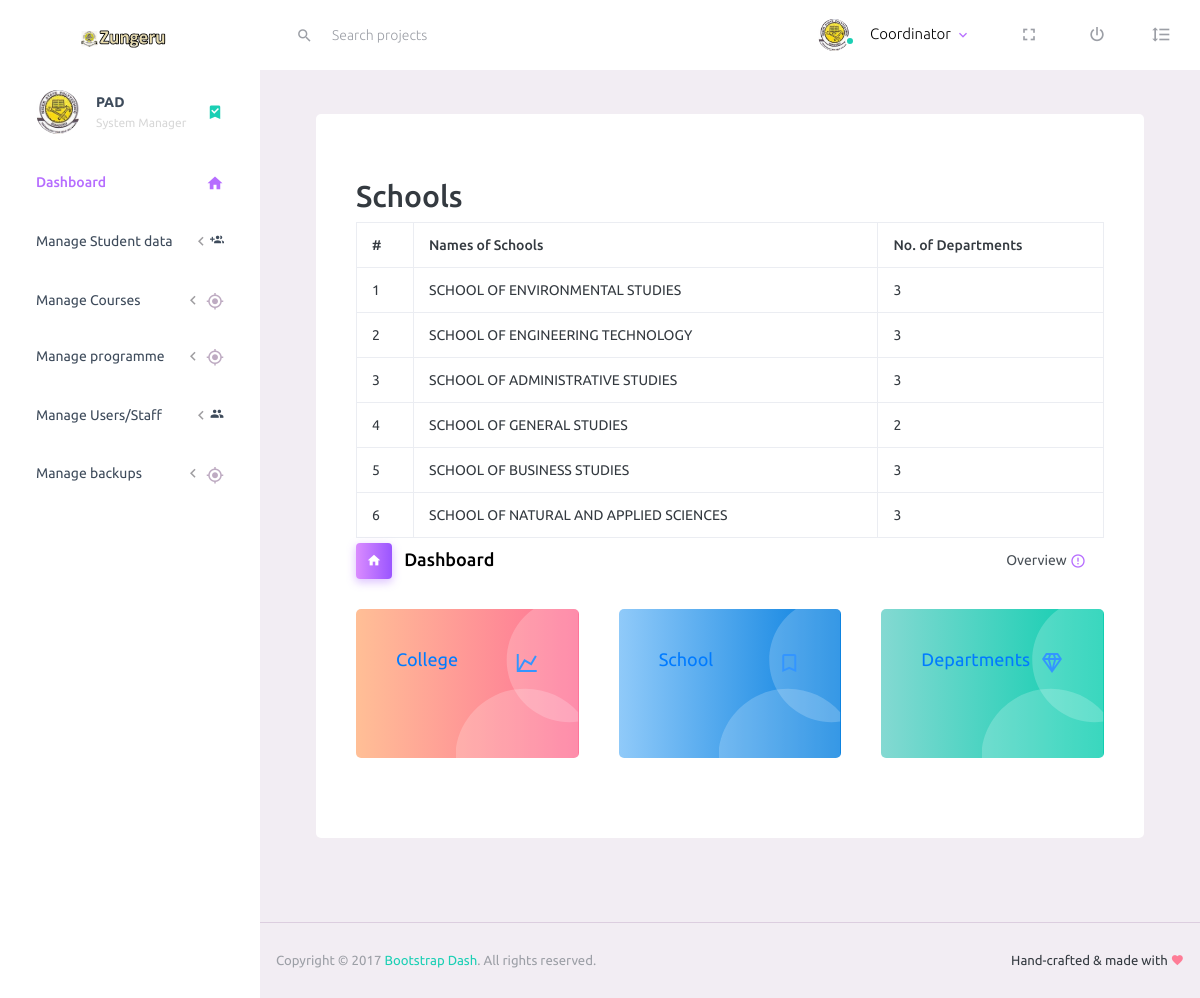
/RCS/RMSZ/smanage.php?dashschl (signed in), run on the app's committed database.
### tables this page shows
CREATE TABLE `schools` (
  `schl_id` int(11) NOT NULL AUTO_INCREMENT,
  `school` text NOT NULL,
  `schoolcode` varchar(10) NOT NULL,
  `college_id` int(11) NOT NULL,
  PRIMARY KEY (`schl_id`)
);

### RCS/RMSZ/smanage.php (the view, shortened to what this page needs)
<?php
$departmentcode = $_SESSION['deptcode'];
?>
<!DOCTYPE html>
<html lang="en">
<head>
  <link rel="stylesheet" href="../../vendors/iconfonts/mdi/css/materialdesignicons.min.css">
  <link rel="stylesheet" href="../../vendors/css/vendor.bundle.base.css">
  <link rel="stylesheet" href="../../css/style.css">
</head>
<body>
  <div class="container-scroller">
    <nav class="navbar default-layout-navbar col-lg-12 col-12 p-0 fixed-top d-flex flex-row">
      <div class="text-center navbar-brand-wrapper d-flex align-items-center justify-content-center">
        <a class="navbar-brand brand-logo" href=""><img src="../../imagess/logo.svg" alt="logo"/></a>
      </div>
      <div class="navbar-menu-wrapper d-flex align-items-stretch">
        <div class="search-field d-none d-md-block">
          <form class="d-flex align-items-center h-100" action="#">
            <div class="input-group">
              <div class="input-group-prepend bg-transparent">
                  <i class="input-group-text border-0 mdi mdi-magnify"></i>
              </div>
              <input type="text" class="form-control bg-transparent border-0" placeholder="Search projects">
            </div>
          </form>
        </div>
        <ul class="navbar-nav navbar-nav-right">
          <li class="nav-item nav-profile dropdown">
            <a class="nav-link dropdown-toggle" id="profileDropdown" href="#" data-toggle="dropdown" aria-expanded="false">
              <div class="nav-profile-img">
                <img src="../../imagess/faces/face1.jpg" alt="image">
                <span class="availability-status online"></span>
              </div>
              <div class="nav-profile-text">
                <p class="mb-1 text-black">
                  <?php
                  if(@$_SESSION['MM_Usernames'] == True)
                  {
                    echo $_SESSION['MM_Usernames'];
                  }
                  ?>
                </p>
              </div>
            </a>
          </li>
          <li class="nav-item d-none d-lg-block full-screen-link">
            <a class="nav-link">
              <i class="mdi mdi-fullscreen" id="fullscreen-button"></i>
            </a>
          </li>
          <li class="nav-item nav-logout d-none d-lg-block">
            <a class="nav-link" href="logout.php">
              <i class="mdi mdi-power"></i>
            </a>
          </li>
          <li class="nav-item nav-settings d-none d-lg-block">
            <a class="nav-link" href="#">
              <i class="mdi mdi-format-line-spacing"></i>
            </a>
          </li>
        </ul>
      </div>
    </nav>
    <div class="container-fluid page-body-wrapper">
     <?php require_once('newmenus_manage.php');?>
      <div class="main-panel">
        <div class="content-wrapper">
        <div class="col-lg-12 grid-margin stretch-card">
              <div class="card">
                <div class="card-body">
  <?php
     $prgqry =  dept_function($logs);
     $schlsqry = schl_function($logs);
  if(isset($_GET['dashdept']))
        {
          ?>
            <h2>Departments</h2>
            <table  class="table table-bordered">
            <thead>
            <tr>
            <th>#</th>
            <th>Names of Department</th>
            <th>No. of Programmes</th>
            </tr>
            </thead>
            <tbody>
            <?php $i = 0;
            while($prgasc = mysqli_fetch_assoc($prgqry))
            {
                $i++;
                ?>
                <tr>
                <td><?php echo $i;?></td>
                <td><?php echo $prgasc['name'];?></td>
                <td><?php
                $progno =  progs_function($logs, $prgasc['dept_id']);
               $progno = mysqli_num_rows($progno);
               echo $progno;
                ?></td>
                </tr>
                <?php
            }
            ?>
            <tbody>
            </table>
  <?php }
      elseif(isset($_GET['dashschl']))
      {?>
            <h2>Schools</h2>
            <table  class="table table-bordered">
            <thead>
            <tr>
            <th>#</th>
            <th>Names of Schools</th>
            <th>No. of Departments</th>
            </tr>
            </thead>
            <tbody>
            <?php $i = 0;
            while($schls = mysqli_fetch_assoc($schlsqry))
            {
                $i++;
                ?>
                <tr>
                <td><?php echo $i;?></td>
                <td><?php echo $schls['school'];?></td>
                <td><?php
                $depteno = depts_function($logs, $schls['schl_id']);
                $depteno = mysqli_num_rows($depteno);
                echo $depteno;
                ?></td>
                </tr>
                <?php
            }
            ?>
            </table>
  <?php }
    ?>
       <div class="page-header">
            <h3 class="page-title">
              <span class="page-title-icon bg-gradient-primary text-white mr-2">
                <i class="mdi mdi-home"></i>
              </span>
              Dashboard
            </h3>
            <nav aria-label="breadcrumb">
              <ul class="breadcrumb">
                <li class="breadcrumb-item active" aria-current="page">
                  <span></span>Overview
                  <i class="mdi mdi-alert-circle-outline icon-sm text-primary align-middle"></i>
                </li>
              </ul>
            </nav>
          </div>
          <div class="row">
            <div class="col-md-4 stretch-card grid-margin">
              <div class="card bg-gradient-danger card-img-holder text-white">
                <div class="card-body">
                <a href="smanage.php?dashcolg">
                  <img src="../../imagess/dashboard/circle.svg" class="card-img-absolute" alt="circle-image"/>
                  <h4 class="font-weight-normal mb-3">College
                  </h4>
                  </a>
                </div>
              </div>
            </div>
            <div class="col-md-4 stretch-card grid-margin">
              <div class="card bg-gradient-info card-img-holder text-white">
                <div class="card-body">
                <a href="smanage.php?dashschl">
                  <img src="../../imagess/dashboard/circle.svg" class="card-img-absolute" alt="circle-image"/>
                  <h4 class="font-weight-normal mb-3">School
                  </h4>
                  </a>
                </div>
              </div>
            </div>
            <div class="col-md-4 stretch-card grid-margin">
              <div class="card bg-gradient-success card-img-holder text-white">
                <div class="card-body">
                <a href="smanage.php?dashdept">
                <img src="../../imagess/dashboard/circle.svg" class="card-img-absolute" alt="circle-image"/>
                  <h4 class="font-weight-normal mb-3">Departments
                  </h4>
                  </a>
                </div>
              </div>
            </div>
          </div>
       </div>
    </div>
</div>
        </div>
        <footer class="footer">
          <div class="d-sm-flex justify-content-center justify-content-sm-between">
            <span class="text-muted text-center text-sm-left d-block d-sm-inline-block">Copyright © 2017 <a href="https://www.bootstrapdash.com/" target="_blank">Bootstrap Dash</a>. All rights reserved.</span>
            <span class="float-none float-sm-right d-block mt-1 mt-sm-0 text-center">Hand-crafted & made with <i class="mdi mdi-heart text-danger"></i></span>
          </div>
        </footer>
      </div>
    </div>
  </div>
</body>
</html>

### RCS/RMSZ/newmenus_manage.php (shortened to what this page needs)
<?php
function schl_function($logs)
{
  $schlqry = mysqli_query($logs, "SELECT schl_id, school, college_id FROM `schools`") or die(mysqli_error($logs));
  return $schlqry;
}
function depts_function($logs, $schlid)
{
  $deptqry = mysqli_query($logs, "SELECT dept_id, name, schl_id FROM `departments` WHERE schl_id= '".$schlid."' ") or die(mysqli_error($logs));
  return $deptqry;
}
?>
<nav class="sidebar sidebar-offcanvas" id="sidebar">
        <ul class="nav">
          <li class="nav-item nav-profile">
            <a href="#" class="nav-link">
              <div class="nav-profile-image">
               <img src="../../imagess/faces/face1.jpg" alt="profile">
              </div>
              <div class="nav-profile-text d-flex flex-column">
                <span class="font-weight-bold mb-2"> <?php echo $departmentcode;?></span>
                <span class="text-secondary text-small">System Manager</span>
              </div>
              <i class="mdi mdi-bookmark-check text-success nav-profile-badge"></i>
            </a>
          </li>
          <li class="nav-item">
            <a class="nav-link" href="smanage.php">
              <span class="menu-title">Dashboard</span>
              <i class="mdi mdi-home menu-icon"></i>
            </a>
          </li>
          <li class="nav-item">
            <a class="nav-link" data-toggle="collapse" href="#ui-basic" aria-expanded="false" aria-controls="ui-basic">
              <span class="menu-title">Manage Student data</span>
              <i class="menu-arrow"></i>
              <i class="mdi mdi-account-multiple-plus"></i>
            </a>
          </li>
         <li class="nav-item">
            <a class="nav-link" data-toggle="collapse" href="#ui-basic2" aria-expanded="false" aria-controls="ui-basic2">
              <span class="menu-title">Manage Courses</span>
              <i class="menu-arrow"></i>
              <i class="mdi mdi-crosshairs-gps menu-icon"></i>
            </a>
          </li>
                        <li class="nav-item">
                                <a class="nav-link" data-toggle="collapse" href="#ui-basic6" aria-expanded="false" aria-controls="ui-basic6">
                                    <span class="menu-title">Manage programme</span>
                                    <i class="menu-arrow"></i>
                                    <i class="mdi mdi-crosshairs-gps menu-icon"></i>
                                </a>
                                </li>
                                <li class="nav-item">
                                        <a class="nav-link" data-toggle="collapse" href="#ui-basic7" aria-expanded="false" aria-controls="ui-basic7">
                                            <span class="menu-title">Manage Users/Staff</span>
                                            <i class="menu-arrow"></i>
                                            <i class="mdi mdi-account-multiple"></i>
                                        </a>
                                        </li>
                                        <li class="nav-item">
                                        <a class="nav-link" data-toggle="collapse" href="#ui-basic8" aria-expanded="false" aria-controls="ui-basic8">
                                            <span class="menu-title">Manage backups</span>
                                            <i class="menu-arrow"></i>
                                            <i class="mdi mdi-crosshairs-gps menu-icon"></i>
                                        </a>
                                        </li>
        </ul>
      </nav>

### data on the page
schools: school "SCHOOL OF ENVIRONMENTAL STUDIES", depteno "3"
schools: school "SCHOOL OF ENGINEERING TECHNOLOGY", depteno "3"
schools: school "SCHOOL OF ADMINISTRATIVE STUDIES", depteno "3"
schools: school "SCHOOL OF GENERAL STUDIES", depteno "2"
schools: school "SCHOOL OF BUSINESS STUDIES", depteno "3"
schools: school "SCHOOL OF NATURAL AND APPLIED SCIENCES", depteno "3"

### other printed values
$_SESSION['MM_Usernames'] "Coordinator"
$departmentcode "PAD"
